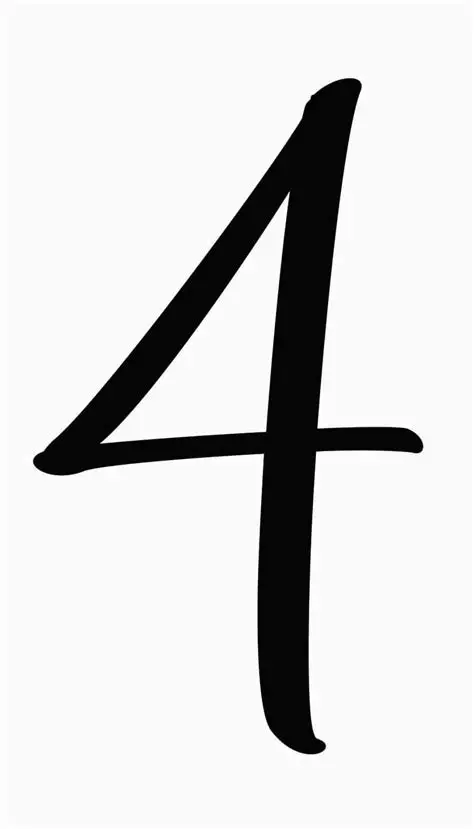
#> input picture uploads/ocr/scorecard-1782475716196-647358216.jpeg, 474 x 829 px
$ python -i image_processor.py   (imports and definitions only)
#> lines starting #> are read from the running program, lines starting #| are printed output that depends on the picture; after the words box and inside, x2 and y2 are one past the last pixel; in counts of white or black regions, pixels touching at a corner belong together
import cv2
import numpy as np
from PIL import Image

def preprocess_image(image_path):
    """
    Preprocess image for better OCR accuracy
    Steps: Grayscale → Denoise → Threshold → Enhance
    """
    # Read image
    img = cv2.imread(image_path)
#> img is the input picture: shape (829, 474, 3); mean B, G, R 216.4, 216.4, 216.4

    if img is None:
        raise ValueError(f"Could not read image from {image_path}")

    # Convert to grayscale
    gray = cv2.cvtColor(img, cv2.COLOR_BGR2GRAY)

    # Apply Gaussian blur to reduce noise
    denoised = cv2.GaussianBlur(gray, (5, 5), 0)

    # Apply adaptive thresholding to get binary image (black text on white background)
    # This handles different lighting conditions better
    binary = cv2.adaptiveThreshold(
        denoised,
        255,
        cv2.ADAPTIVE_THRESH_GAUSSIAN_C,
        cv2.THRESH_BINARY,
        11,
        2
    )
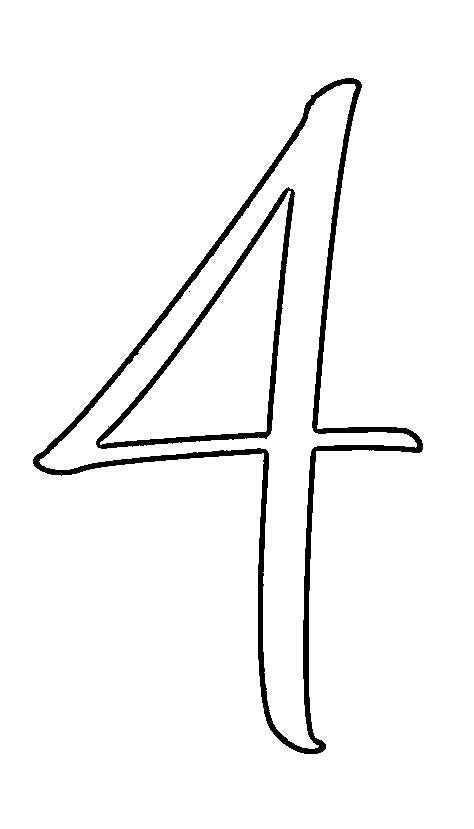
#> binary: shape (829, 474); 96.3% white; 3 black regions (1 under 20 px), largest, box (x1, y1, x2, y2) and area: (33, 78, 423, 754) 10668, (96, 187, 295, 449) 3977

    # Optional: Morphological operations to close gaps in numbers
    kernel = np.ones((2, 2), np.uint8)
    processed = cv2.morphologyEx(binary, cv2.MORPH_CLOSE, kernel)
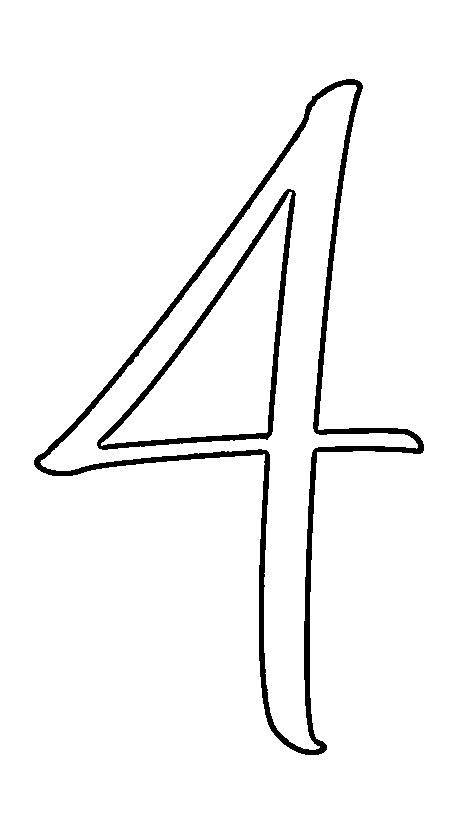
#> processed: shape (829, 474); 96.3% white; 2 black regions, box (x1, y1, x2, y2) and area: (34, 79, 424, 755) 10661, (97, 189, 296, 450) 3967

    return processed

def save_processed_image(processed_img, output_path):
    """Save preprocessed image for debugging"""
    cv2.imwrite(output_path, processed_img)
    return output_path

def enhance_for_ocr(image_path):
    """
    Full pipeline: preprocess and save
    Returns path to processed image
    """
    processed = preprocess_image(image_path)
    output_path = image_path.replace('.', '_processed.')
    save_processed_image(processed, output_path)
    return output_path, processed

>>> result = preprocess_image('../../uploads/ocr/scorecard-1782475716196-647358216.jpeg')
